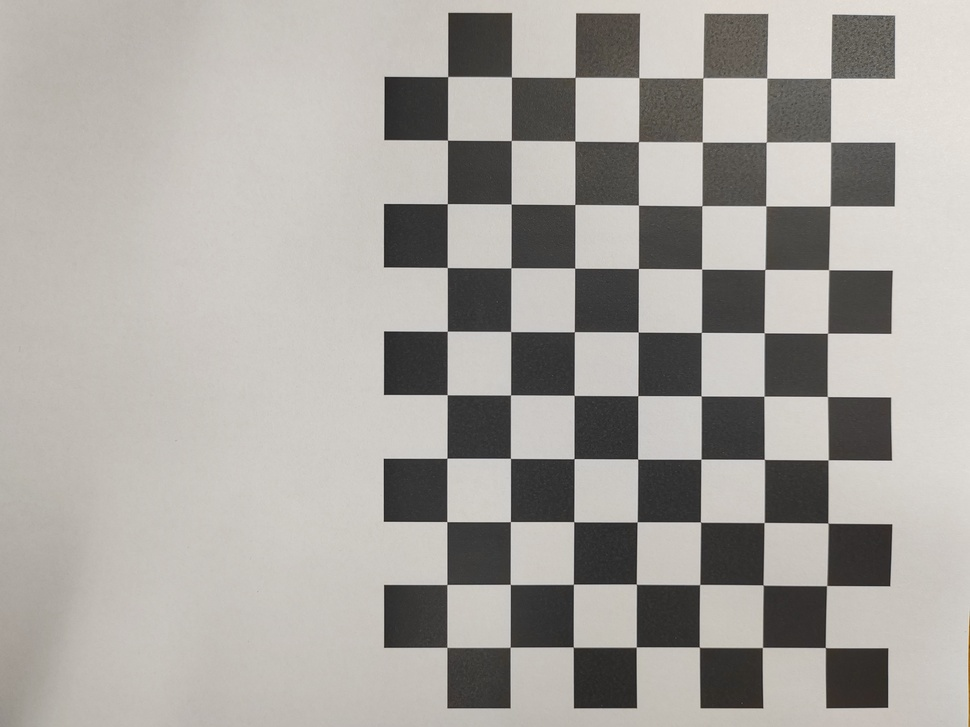
#> input picture images/chessboard/IMG_20250519_205029.jpg, 970 x 727 px, shrunk from 4096 x 3072 before the run; its folder holds only this picture in this run
$ python calibrate.py
#> lines starting #> are read from the running program, lines starting #| are printed output that depends on the picture; after the words box and inside, x2 and y2 are one past the last pixel; in counts of white or black regions, pixels touching at a corner belong together
import glob

import cv2
import numpy as np


def detect_corners(
    images_path: str, board_size: tuple[int, int], square_size: float
) -> tuple[list[np.ndarray], list[np.ndarray], tuple[int, int]]:
    """Detect chessboard corners in calibration images and prepare object/image points.

    Args:
        images_path (str): Glob pattern to calibration images.
        board_size (tuple[int, int]): Number of corners in chessboard (cols, rows).
        square_size (float): Size of one square edge on the board.

    Returns:
        object_points (list[np.ndarray]): 3D points in real world space for each image.
        image_points (list[np.ndarray]): 2D points in image plane for each image.
        image_shape (tuple[int, int]): Shape of calibration images (width, height).
    """
#> called with images_path = 'images/chessboard/*.jpg', board_size = (10, 7), square_size = 25
    obj_p = np.zeros((board_size[1] * board_size[0], 3), np.float32)
    obj_p[:, :2] = np.indices((board_size[0], board_size[1])).T.reshape(-1, 2)
    obj_p *= square_size

    object_points: list[np.ndarray] = []
    image_points: list[np.ndarray] = []
    image_shape: tuple[int, int] = (0, 0)

    for fname in glob.glob(images_path):
        img = cv2.imread(fname)
#> img is the input picture: shape (727, 970, 3); mean B, G, R 159.5, 164.3, 167.6
        if img is None:
            continue
        if image_shape == (0, 0):
            image_shape = (img.shape[1], img.shape[0])
        gray = cv2.cvtColor(img, cv2.COLOR_BGR2GRAY)

        found, corners = cv2.findChessboardCorners(
            gray,
            board_size,
            cv2.CALIB_CB_ADAPTIVE_THRESH + cv2.CALIB_CB_NORMALIZE_IMAGE,
        )
#> found = True; corners = 70 rows, first 8: [830.7, 78.32], [830.6, 142.1], [829.9, 206], [828.6, 269.7], [827.5, 333.2], [827.4, 396.5], [828.1, 459.8], [827.9, 523.1]
        if not found:
            print(f"Warning: Chessboard not found in {fname}")
            continue

        cv2.cornerSubPix(
            gray,
            corners,
            (11, 11),
            (-1, -1),
            (cv2.TERM_CRITERIA_EPS + cv2.TERM_CRITERIA_MAX_ITER, 30, 0.001),
        )

        object_points.append(obj_p)
        image_points.append(corners)

        cv2.drawChessboardCorners(img, board_size, corners, found)
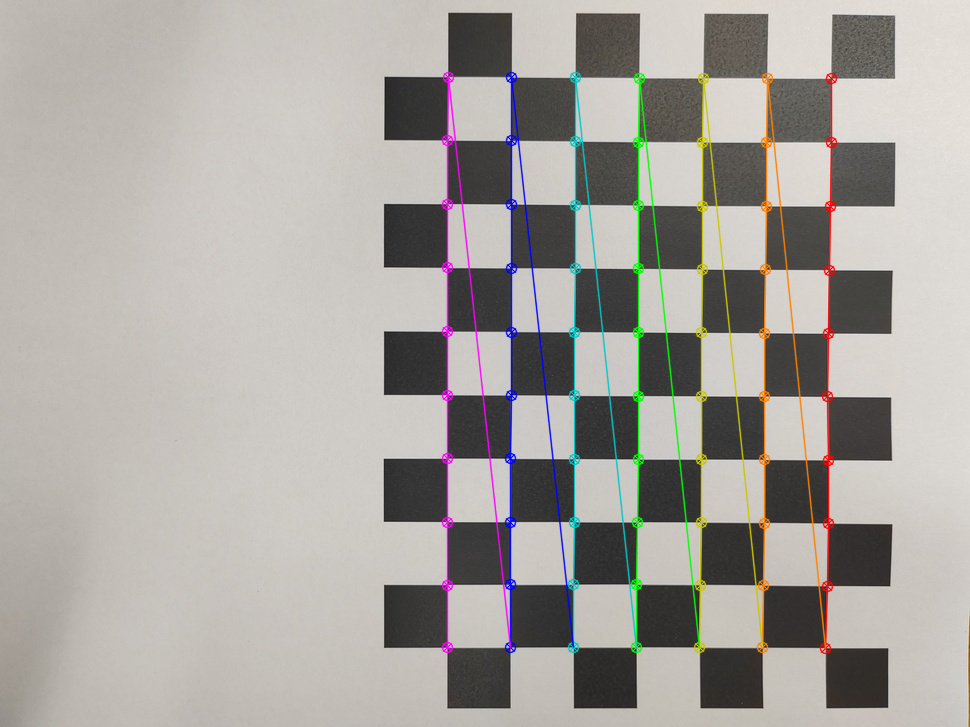
#> img: shape (727, 970, 3); 3.94% of pixels changed, all inside (x1, y1, x2, y2) = (441, 71, 838, 655)
        cv2.namedWindow("Detected Corners", cv2.WINDOW_NORMAL)
        cv2.imshow("Detected Corners", img)
        cv2.waitKey(1000)

    cv2.destroyAllWindows()

    return object_points, image_points, image_shape


def calibrate_camera(
    object_points: list[np.ndarray],
    image_points: list[np.ndarray],
    image_shape: tuple[int, int],
) -> tuple[np.ndarray, np.ndarray]:
    """Perform camera calibration to compute intrinsic matrix and distortion coefficients.

    Args:
        object_points (list[np.ndarray]): 3D world points from detect_corners().
        image_points (list[np.ndarray]): 2D image points from detect_corners().
        image_shape (tuple[int, int]): (width, height) of calibration images.

    Returns:
        camera_matrix (np.ndarray): Intrinsic parameters matrix (3x3).
        dist_coeffs (np.ndarray): Distortion coefficients (k1, k2, p1, p2, k3).
    """
    _, camera_matrix, dist_coeffs, rvecs, tvecs = cv2.calibrateCamera(
        object_points, image_points, image_shape, None, None
    )

    total_error = 0
    for i in range(len(object_points)):
        projected, _ = cv2.projectPoints(
            object_points[i], rvecs[i], tvecs[i], camera_matrix, dist_coeffs
        )
        error = cv2.norm(image_points[i], projected, cv2.NORM_L2) / len(projected)
        total_error += error
    mean_error = total_error / len(object_points)
    print(f"Calibration completed. Mean reprojection error: {mean_error:.4f}px")

    return camera_matrix, dist_coeffs


# [18 lines left out: function undistort_image, not called in this run]


if __name__ == "__main__":
    pattern = "images/chessboard/*.jpg"
    board_size = (10, 7)
    square_size = 25
    obj_p, img_p, shape = detect_corners(pattern, board_size, square_size)
#> obj_p = 1 item; img_p = 1 item; shape = (970, 727)
    print(f"Detected {len(obj_p)} images with corners.")
#| Detected 1 images with corners.
    K, d = calibrate_camera(obj_p, img_p, shape)
#> in calibrate_camera, `_, camera_matrix, dist_coeffs, rvecs, tvecs = cv2.calibrateCamera( obj..`: camera_matrix = [[17869.4, 0, 288.4], [0, 17613, 444.9], [0, 0, 1]]; dist_coeffs = [[-16.88, 7327.3, -0.161, 0.141, 26.96]]; rvecs = ([-0.181, -0.0796, 1.57],); tvecs = ([209.2, -142.9, 6971.4],)
#> the loop in calibrate_camera, `for i in range(len(object_points)):` made 1 pass
#> (error, total_error) on pass 1: (0.0455, 0.0455)
#> after the loop in calibrate_camera, `for i in range(len(object_points)):`: total_error = 0.0455
#| Calibration completed. Mean reprojection error: 0.0455px
#> K has the same summary as camera_matrix in calibrate_camera; d = [[-16.88, 7327.3, -0.161, 0.141, 26.96]]
    np.savez("src/calib_params.npz", camera_matrix=K, dist_coeffs=d)

$ run again, on images/chessboard/IMG_20250519_205215.jpg
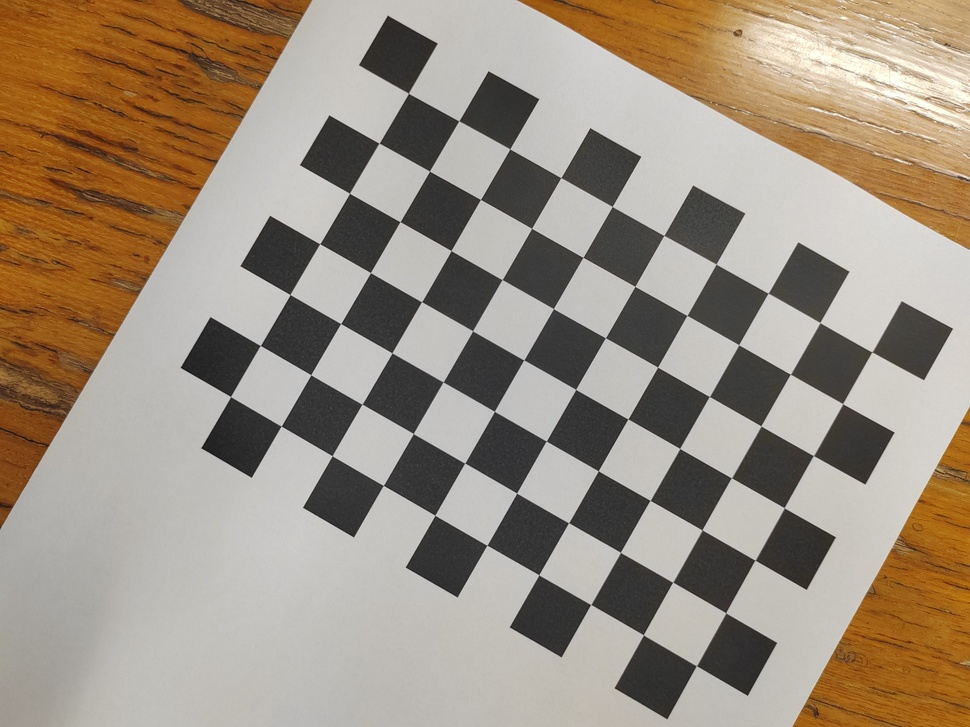
#> input picture images/chessboard/IMG_20250519_205215.jpg, 970 x 727 px, shrunk from 4096 x 3072 before the run
#> in detect_corners, img is the input picture: shape (727, 970, 3); mean B, G, R 127.5, 143.4, 156.8
#> in detect_corners, `gray = cv2.cvtColor(img, cv2.COLOR_BGR2GRAY)`:
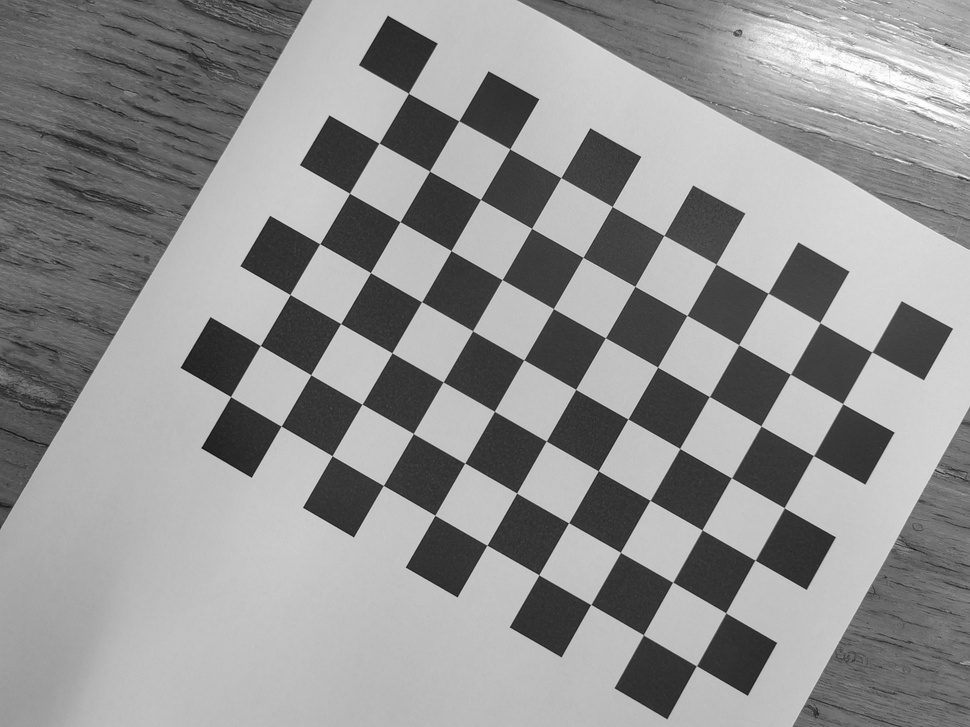
#> gray: shape (727, 970); min 15, max 254, mean 145.6
#> found = True; corners = 70 rows, first 8: [408.5, 93.38], [458.7, 120.8], [509.6, 149], [560.9, 177.6], [612.1, 206.5], [664, 235.5], [715.9, 264.4], [768.2, 293.5]
#> in detect_corners, `cv2.drawChessboardCorners(img, board_size, corners, found)`:
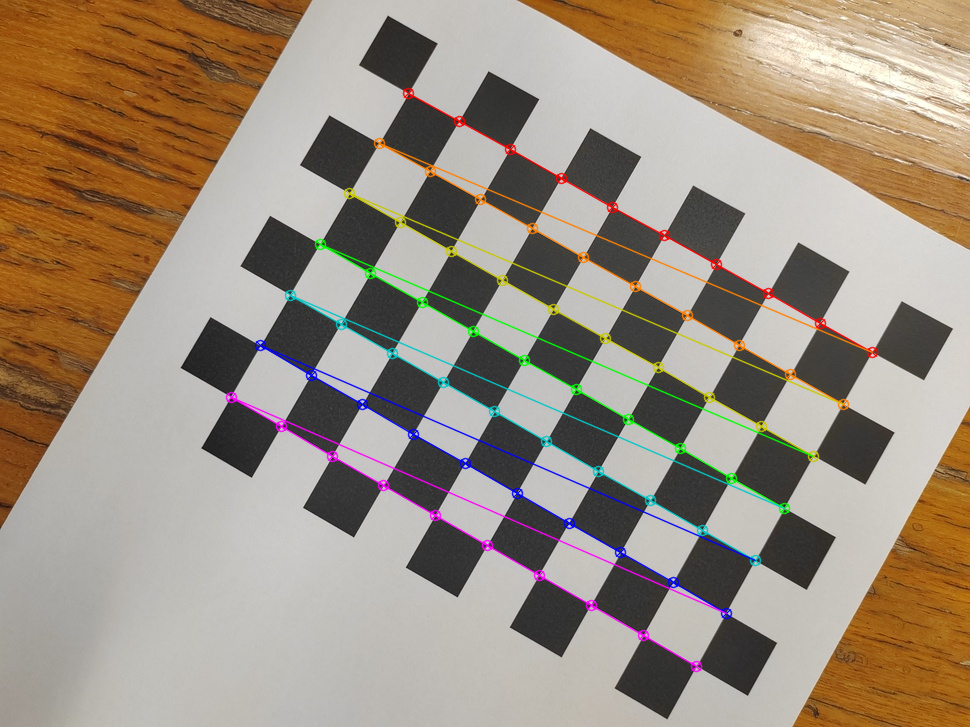
#> img: shape (727, 970, 3); 3.44% of pixels changed, all inside (x1, y1, x2, y2) = (225, 87, 879, 673)
#> obj_p = 1 item; shape = (970, 727)
#| Detected 1 images with corners.
#> camera_matrix = [[3767.8, 0, 400.2], [0, 3782.4, 210.7], [0, 0, 1]]; dist_coeffs = [[0.605, -118.2, 0.0111, 0.0106, 3946.5]]; rvecs = ([-0.152, 0.117, 0.519],); tvecs = ([3.46, -50.28, 1611.4],)
#> the loop in calibrate_camera, `for i in range(len(object_points)):` made 1 pass
#> (error, total_error) on pass 1: (0.0275, 0.0275)
#> after the loop in calibrate_camera, `for i in range(len(object_points)):`: total_error = 0.0275
#| Calibration completed. Mean reprojection error: 0.0275px
#> K has the same summary as camera_matrix in calibrate_camera; d = [[0.605, -118.2, 0.0111, 0.0106, 3946.5]]

$ run again, on images/chessboard/IMG_20250519_205230.jpg
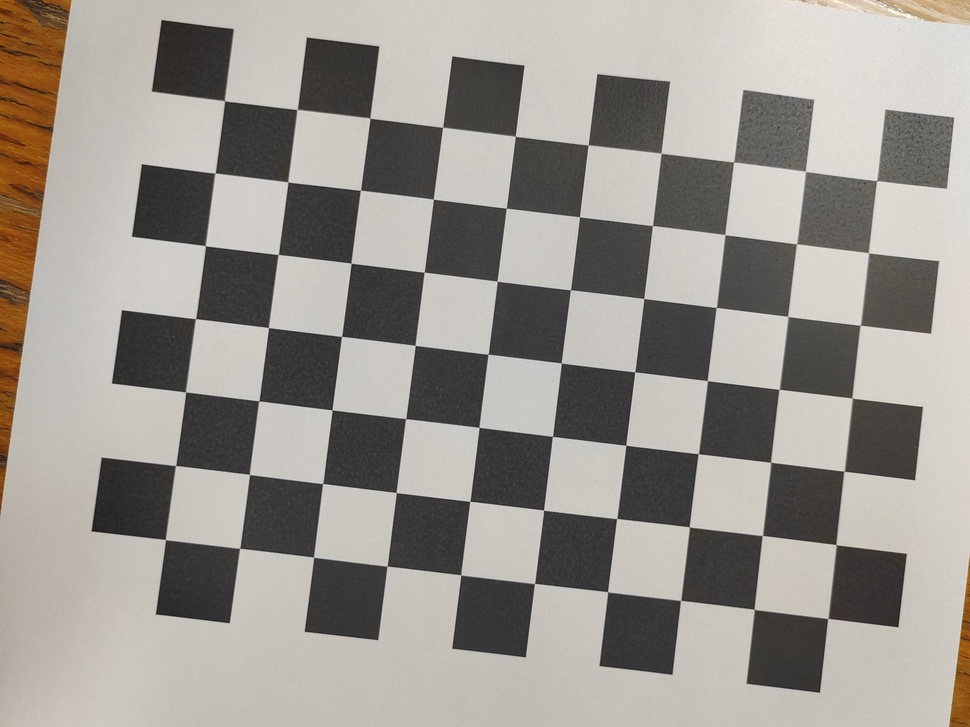
#> input picture images/chessboard/IMG_20250519_205230.jpg, 970 x 727 px, shrunk from 4096 x 3072 before the run
#> in detect_corners, img is the input picture: shape (727, 970, 3); mean B, G, R 143.9, 150, 154.7
#> in detect_corners, `gray = cv2.cvtColor(img, cv2.COLOR_BGR2GRAY)`:
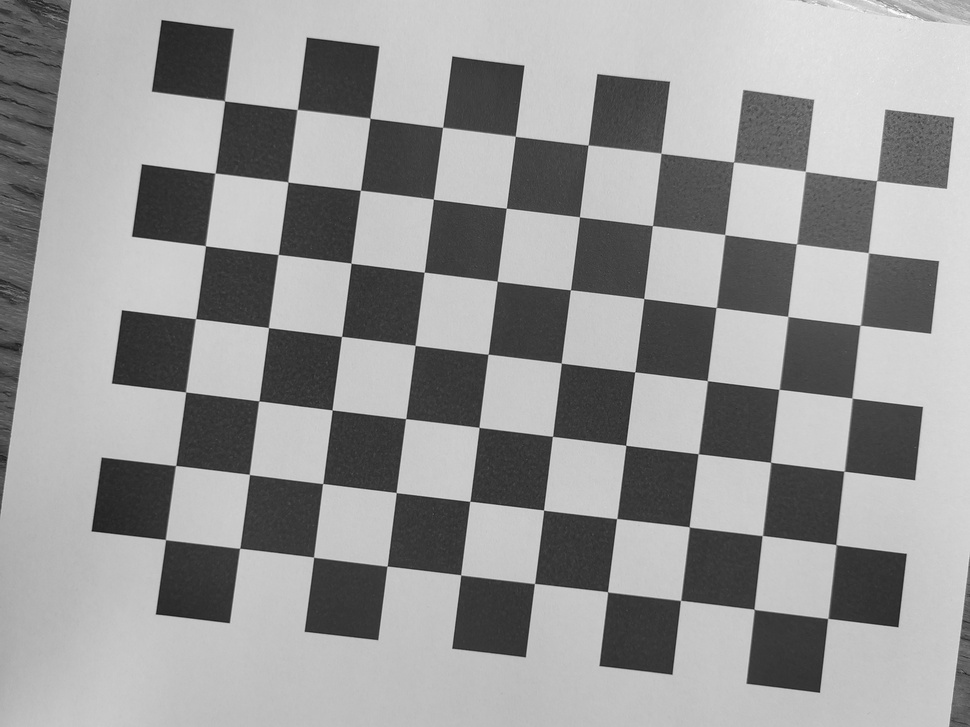
#> gray: shape (727, 970); min 18, max 253, mean 150.7
#> found = True; corners = 70 rows, first 8: [224.6, 101.1], [297.2, 109.8], [369.9, 118.1], [442.6, 127], [514.9, 136.2], [588.1, 145.1], [660.8, 153.1], [733.5, 162]
#> in detect_corners, `cv2.drawChessboardCorners(img, board_size, corners, found)`:
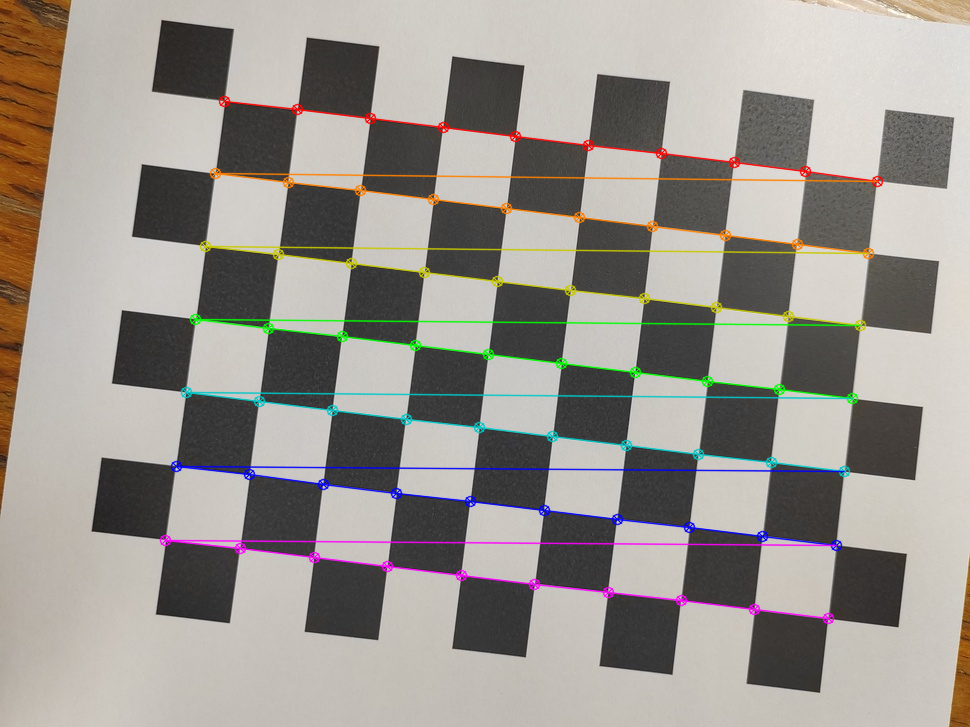
#> img: shape (727, 970, 3); 4.45% of pixels changed, all inside (x1, y1, x2, y2) = (159, 95, 884, 625)
#> obj_p = 1 item; shape = (970, 727)
#| Detected 1 images with corners.
#> camera_matrix = [[7738.7, 0, 515.1], [0, 7920.5, 291.7], [0, 0, 1]]; dist_coeffs = [[-5.43, 1302.1, -0.00116, -0.0394, -4279.5]]; rvecs = ([-0.221, 0.0252, 0.121],); tvecs = ([-99.08, -63.68, 2635.9],)
#> the loop in calibrate_camera, `for i in range(len(object_points)):` made 1 pass
#> (error, total_error) on pass 1: (0.0386, 0.0386)
#> after the loop in calibrate_camera, `for i in range(len(object_points)):`: total_error = 0.0386
#| Calibration completed. Mean reprojection error: 0.0386px
#> K has the same summary as camera_matrix in calibrate_camera; d = [[-5.43, 1302.1, -0.00116, -0.0394, -4279.5]]

$ run again, on images/chessboard/IMG_20250519_205238.jpg
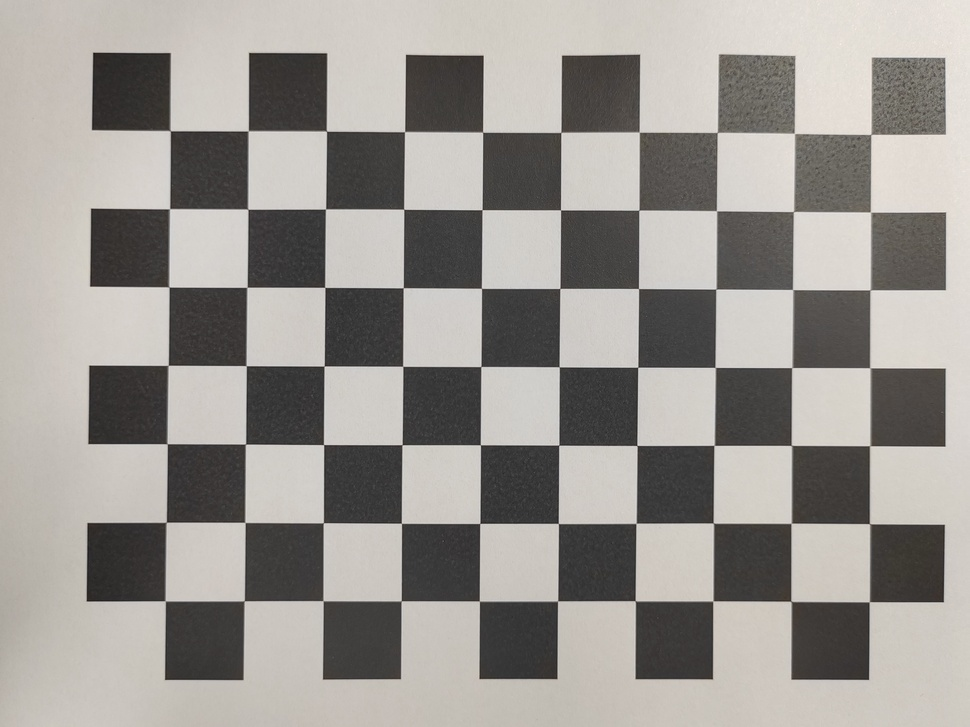
#> input picture images/chessboard/IMG_20250519_205238.jpg, 970 x 727 px, shrunk from 4096 x 3072 before the run
#> in detect_corners, img is the input picture: shape (727, 970, 3); mean B, G, R 146, 150.7, 154.4
#> found = True; corners = 70 rows, first 8: [170.4, 130.8], [248.2, 130.8], [326.5, 131.2], [404.6, 131.6], [482.6, 132.1], [560.8, 132.4], [639.2, 132.1], [717.2, 132.5]
#> in detect_corners, `cv2.drawChessboardCorners(img, board_size, corners, found)`:
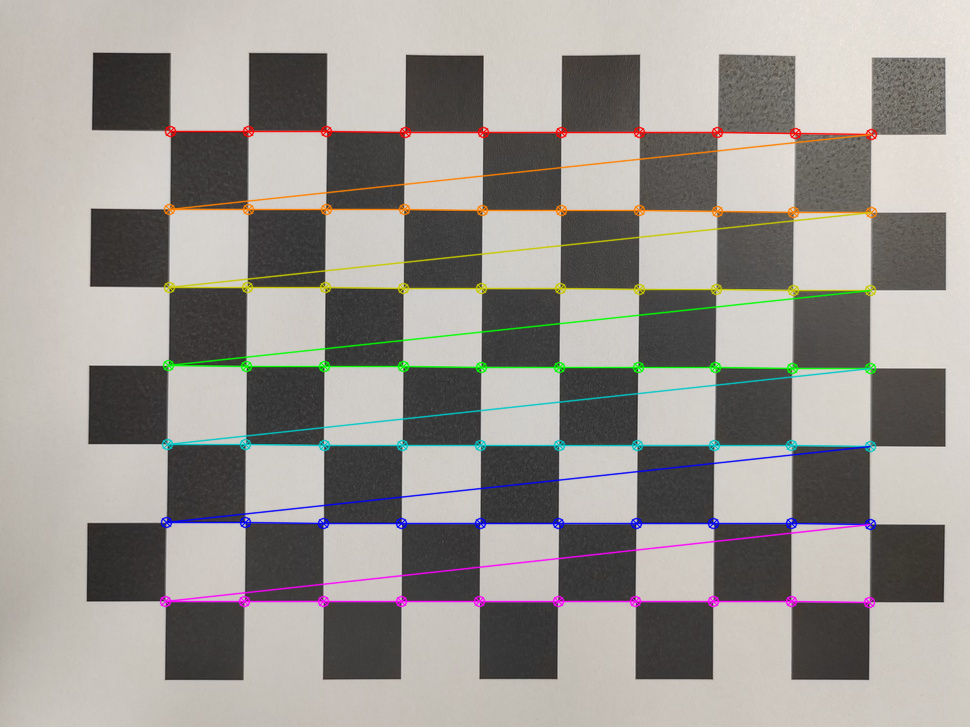
#> img: shape (727, 970, 3); 4.68% of pixels changed, all inside (x1, y1, x2, y2) = (159, 125, 878, 609)
#> obj_p = 1 item; shape = (970, 727)
#| Detected 1 images with corners.
#> camera_matrix = [[13261.7, 0, 508.1], [0, 13154.1, 290.4], [0, 0, 1]]; dist_coeffs = [[-15.24, 9450.2, 0.0299, 0.00397, 16.95]]; rvecs = ([0.0283, -0.137, 0.0058],); tvecs = ([-107.1, -51.09, 4169.1],)
#> the loop in calibrate_camera, `for i in range(len(object_points)):` made 1 pass
#> (error, total_error) on pass 1: (0.0404, 0.0404)
#> after the loop in calibrate_camera, `for i in range(len(object_points)):`: total_error = 0.0404
#| Calibration completed. Mean reprojection error: 0.0404px
#> K has the same summary as camera_matrix in calibrate_camera; d = [[-15.24, 9450.2, 0.0299, 0.00397, 16.95]]
